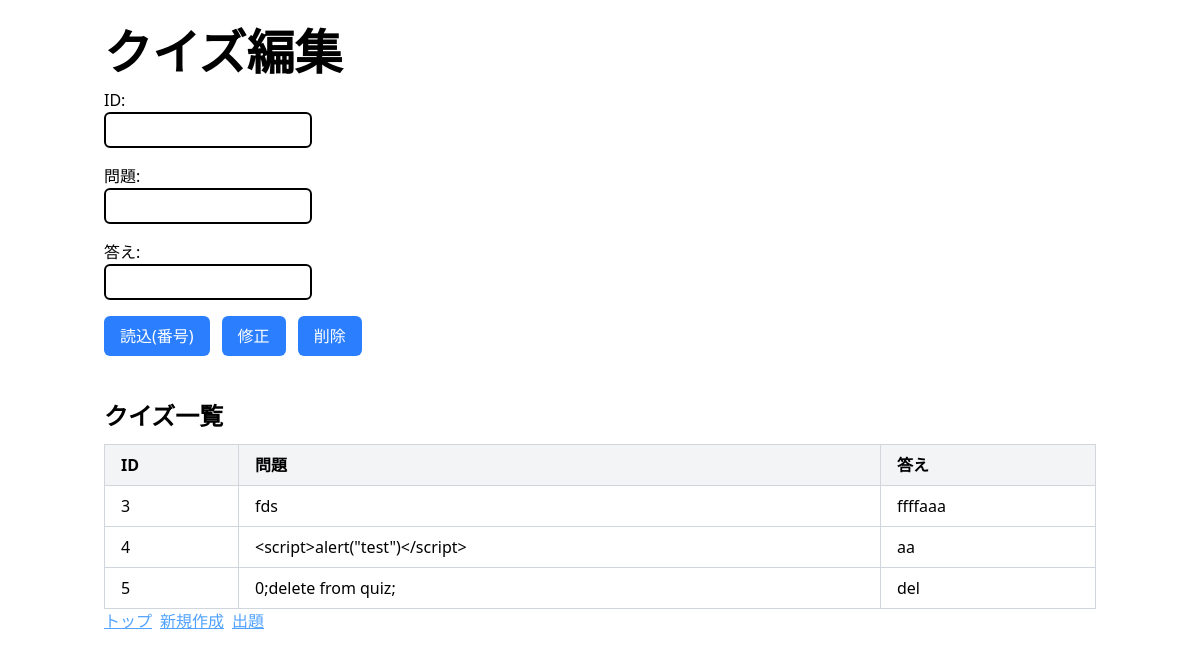
The page /edit on the database as committed earlier.
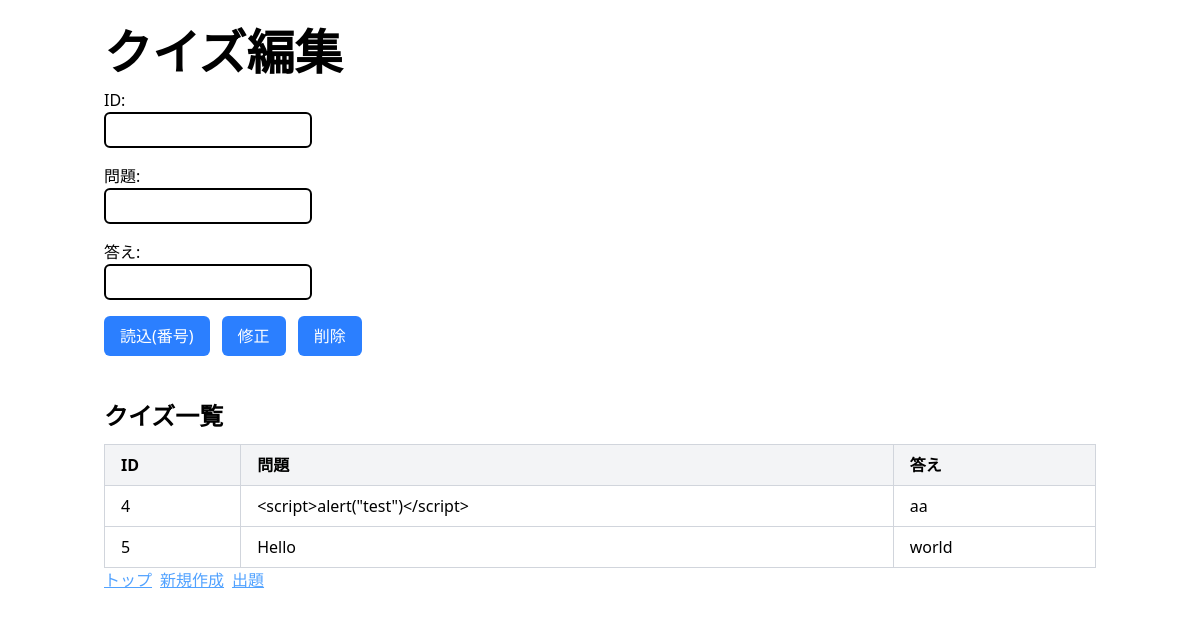
The same page on the database as committed later.
### tables this page shows
CREATE TABLE quiz (
                    id INTEGER PRIMARY KEY AUTOINCREMENT NOT NULL,
                    question VARCHAR(256) NOT NULL,
                    answer VARCHAR(256) NOT NULL
            );

### app.py (the view)
@app.route('/edit')
def edit():
  return EditQuiz.edit()

### controller/DBController.py (called while the page is built)
  def getQuizData(self, quiz_id):
    try:
      with closing(sqlite3.connect('./db/sample.db')) as con:
        cur = con.cursor()
        cur.execute("select * from quiz where id=:id", {'id': quiz_id})
        target = cur.fetchall()
        return target
    except sqlite3.Error as e:
      print(e)
      return []

### controller/EditQuiz.py (called while the page is built)
  def edit():
    status = request.args.get('status')
    id = request.args.get('id')
    message = request.args.get('message')
    target = []
    datas = []
    try:
      with closing(sqlite3.connect('./db/sample.db')) as con:
        cur = con.cursor()
        cur.execute("select * from quiz")
        datas = cur.fetchall()
        target = DBController().getQuizData(id)
    except sqlite3.Error as e:
      print(e)
    return render_template('edit_quiz.html', status=status, currentMode="edit", datas=datas, message=message, target=target)

### templates/edit_quiz.html (shortened to what this page needs)
{% extends 'base.html' %}
{% block page_title %}
  クイズ編集
{% endblock %}
{% block content %}
  <form method="POST" class="flex flex-col space-y-4 mb-3" action="{{ url_for('editQuiz') }}">
    <div>
      <label for="id" class="cursor-pointer">ID: </label>
      <p><input type="number" name="id" id="id" value="{{ target[0][0] if target else '' }}" class="outline-none px-2 py-1 border-2 border-black focus:border-blue-500 rounded-md w-52" required></p>
    </div>
    <div>
      <label for="question" class="cursor-pointer">問題: </label>
      <p><input type="text" name="question" id="question" value="{{ target[0][1] if target else '' }}" class="outline-none px-2 py-1 border-2 border-black focus:border-blue-500 rounded-md w-52"></p>
    </div>
    <div>
      <label for="answer" class="cursor-pointer">答え: </label>
      <p><input type="text" name="answer" id="answer" value="{{ target[0][2] if target else '' }}" class="outline-none px-2 py-1 border-2 border-black focus:border-blue-500 rounded-md w-52"></p>
    </div>
    <div class="flex gap-3">
      <p><button name="mode" value="read" class="bg-blue-500 text-white px-4 py-2 rounded-md cursor-pointer">読込(番号)</button></p>
      <p><button name="mode" value="edit" class="bg-blue-500 text-white px-4 py-2 rounded-md cursor-pointer">修正</button></p>
      <p><button name="mode" value="delete" class="bg-blue-500 text-white px-4 py-2 rounded-md cursor-pointer">削除</button></p>
    </div>
  </form>
  <div class="h-8 w-full">
  </div>
  <h2 class="text-2xl font-semibold mb-3">クイズ一覧</h2>
  {% if datas %}
  <table class="min-w-full border border-gray-300 rounded-md">
    <thead class="bg-gray-100">
      <tr>
        <th class="border border-gray-300 px-4 py-2 text-left">ID</th>
        <th class="border border-gray-300 px-4 py-2 text-left">問題</th>
        <th class="border border-gray-300 px-4 py-2 text-left">答え</th>
      </tr>
    </thead>
    <tbody>
      {% for row in datas %}
      <tr class="hover:bg-gray-50">
        <td class="border border-gray-300 px-4 py-2">{{ row[0] }}</td>
        <td class="border border-gray-300 px-4 py-2">{{ row[1] }}</td>
        <td class="border border-gray-300 px-4 py-2">{{ row[2] }}</td>
      </tr>
      {% endfor %}
    </tbody>
  </table>
  {% else %}
  <p class="text-gray-500">クイズはまだ登録されていません。</p>
  {% endif %}
{% endblock %}

### templates/base.html (shortened to what this page needs)
<!DOCTYPE html>
<html lang="ja">
<head>
  <script src="https://cdn.jsdelivr.net/npm/@tailwindcss/browser@4"></script>
</head>
<body class="container mx-auto p-4">
  <main>
    <h1 class="text-5xl font-bold my-3">
      {% block page_title %}{% endblock %}
    </h1>
    {% block content %}{% endblock %}
  </main>
  <footer class="flex space-x-2 mt-3container mx-auto">
    {% if currentMode != "index" %}
      <a href="{{ url_for('index') }}" class="text-blue-400 underline hover:text-blue-600 hover:cursor-pointer">トップ</a>
    {% endif %}
    {% if currentMode != "create" %}
      <a href="{{ url_for('create') }}" class="text-blue-400 underline hover:text-blue-600 hover:cursor-pointer">新規作成</a>
    {% endif %}
    {% if currentMode != "quiz" %}
      <a href="{{ url_for('quiz') }}" class="text-blue-400 underline hover:text-blue-600 hover:cursor-pointer">出題</a>
    {% endif %}
  </footer>
</body>
</html>

Rows that differ between the two databases and show on the page:
removed quiz: id "3", question "fds", answer "ffffaaa"
changed quiz id 5: question "0;delete from quiz;" → "Hello"; answer "del" → "world"
